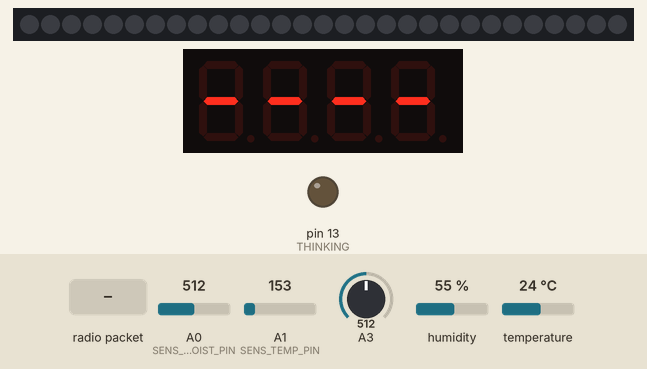
Simulated run of this sketch. Board: Arduino Uno, built with avr-gcc and run on an emulated ATmega328P. Shown: 29 RGB LEDs in strip order, left to right, 4-digit seven-segment display, output pins drawn as LEDs (lit = HIGH). Wiring (inferred from the names in the program): DHT11 sensor: data pin 4. Inputs (shaded band) come from the test bench; at power-on: A3 = 512, A0 (SENS_MOIST_PIN) = 512, A1 (SENS_TEMP_PIN) = 153, humidity 55 %, temperature 24 °C. No radio packets arrive unless stated; what the sketch prints to the serial monitor is not drawn.

Above: at 1.2 s.
1.3 s: radio packet "T" arrives
At 7.34 s:
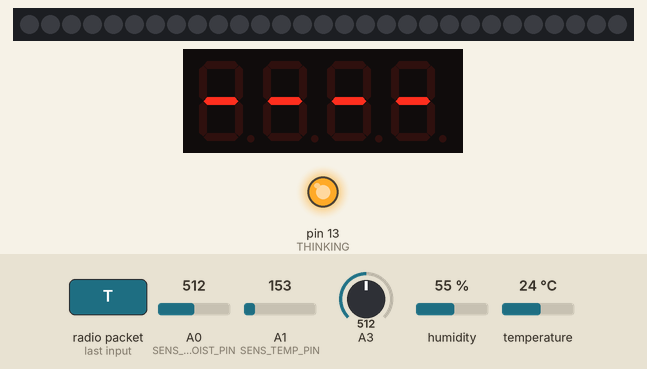
8.9 s: A3 set to 716
At 14.4 s:
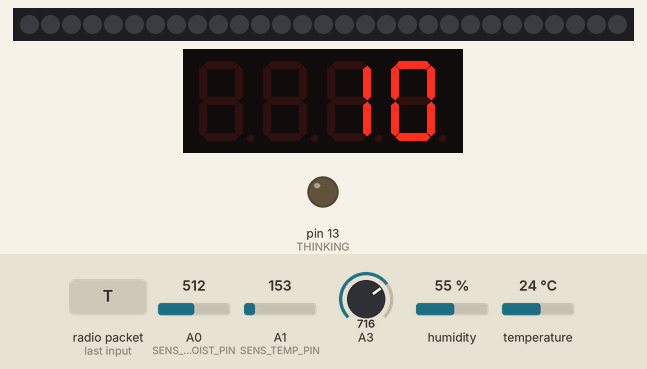
16.1 s: A3 set to 992
At 21.7 s:
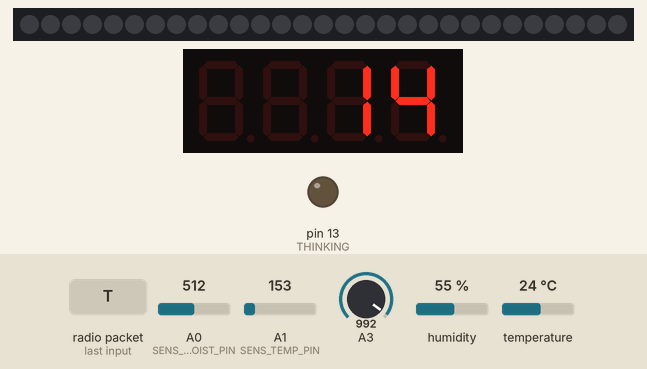
23.4 s: radio packet "S" arrives
At 29.0 s:
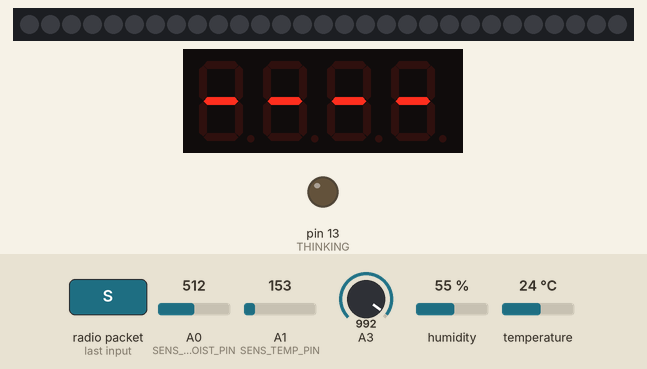
29.7 s: A3 set to 306
At 35.4 s:
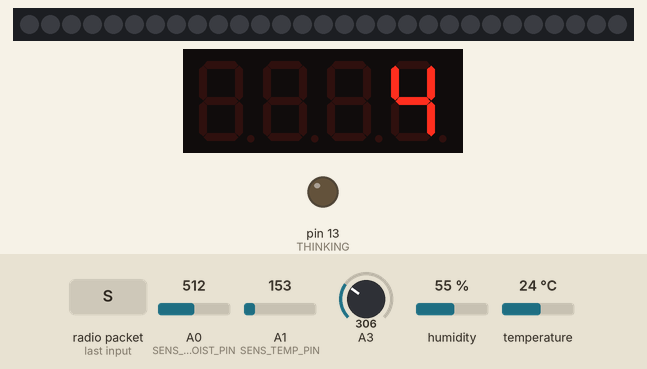
37.1 s: radio packet "L" arrives
At 42.6 s:
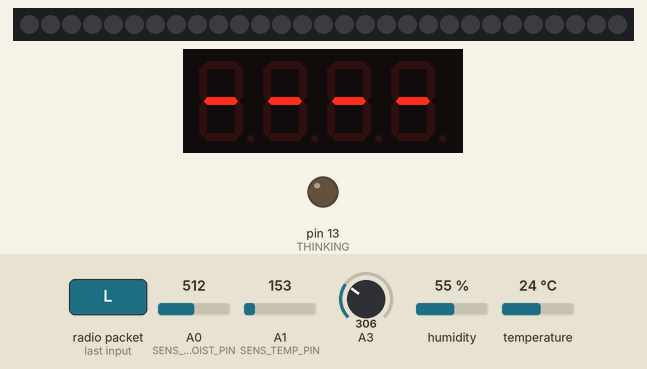
Timing chart, 0 to 44.1 s (numbered marks = the images above; inputs shaded):
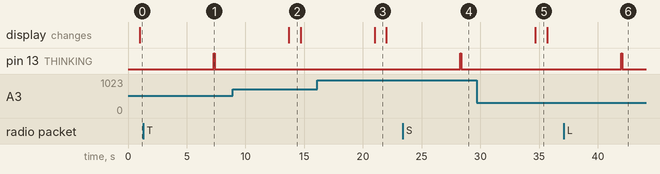

The sketch:

Remote_v3.ino
```cpp
// Include all of the other libraries needed
#include <RHReliableDatagram.h>
#include <RH_ASK.h>
#include <SPI.h>
#include <Time.h>
#include <Wire.h>
#include "DHT.h"
#include <Adafruit_NeoPixel.h>
#include "Adafruit_LEDBackpack.h"
#include "Adafruit_GFX.h"

// No Specific Device Settings
#define THINKING 13

// RadioHead Configuration Tx = 12 & Rx = 11
#define ADDR_ALL 255
#define ADDR_SVR 2
#define ADDR_ME 4
//  Tx PIN = 12
//  Rx PIN = 11
RH_ASK driver;
RHReliableDatagram manager(driver, ADDR_ME);

// Sesnor confiugration
#define DHTPIN 4
#define DHTTYPE DHT11
DHT dht(DHTPIN, DHTTYPE);
#define SENS_TEMP_PIN 1
#define SENS_MOIST_PIN 0
int varTempNow = 255;
int varTempLast = 255;
int varTempDiff = 255;

// LED Configuration
#define LED_PIN 6
#define LED_COUNT 29
Adafruit_NeoPixel strip = Adafruit_NeoPixel(LED_COUNT, LED_PIN, NEO_GRB + NEO_KHZ800);

// LED Backpack Setup
Adafruit_7segment matrix = Adafruit_7segment();

// Global Variables
uint8_t message[20];
uint8_t msgResp = 0;
uint8_t msgPlace = 0;
boolean msgSendRF = true;
uint8_t msgRespRF = 0;
uint8_t buf[RH_ASK_MAX_MESSAGE_LEN];
uint8_t brightness = 0;

void setup() {
  pinMode (THINKING, OUTPUT);
  digitalWrite(THINKING, true);
  Serial.begin(9600);
  //Serial.print(F("Free RAM = ")); Serial.println(freeRam());
  if (!manager.init()){
    Serial.println(F("RHDatagram Failed"));
  } else {
    Serial.println(F("RHDatagram Initialized"));
  }
  dht.begin();
  strip.begin();
  strip.show();
  matrix.begin(0x70);
  matrix.setBrightness(brightness);
  Serial.println(F("Starting Program"));
  digitalWrite(THINKING, false);
}

void loop(){
  recRF();
  for(uint8_t i=0; i>=20; i++){
    message[i] = 0;
  }
  if (map(analogRead(A3),0,1023,0,15) != brightness){
    matrix.print(map(analogRead(A3),0,1023,0,15));
    matrix.writeDisplay();
    brightness = map(analogRead(A3),0,1023,0,15);
    delay(1000);
  }
  if(timeStatus() == timeNotSet) {
    matrix.printError();
    matrix.writeDisplay();
  } else {
    matrix.setBrightness(map(analogRead(A3),0,1023,0,15));
    matrix.print((hourFormat12()*100)+minute());
    if ((second() & 0x01) == 0) {
      matrix.drawColon(true);
    } else {
      matrix.drawColon(false);
    }
    matrix.writeDisplay();
  }

  Serial.print("Humidity: ");
  Serial.print(objHumid());
  Serial.print(" %\t");
  Serial.print("Temperature: (DHT)=");
  Serial.print(dht.readTemperature(true));
  Serial.print(" TMP36=");
  Serial.print(analogRead(SENS_TEMP_PIN) * 0.48828125);
  Serial.print(" OBJ=");
  Serial.print(objTemp());
  Serial.print(" \t");
  Serial.print("Moisture: OBJ=");
  Serial.print(objMoist());
  Serial.print(" RAW=");
  Serial.print(analogRead(SENS_MOIST_PIN));
  Serial.println();

  delay(6000);
}

void recRF(){
  if (manager.available()) {
    digitalWrite(THINKING, true);
    uint8_t len = sizeof(buf);
    uint8_t from;
    if (manager.recvfromAck(buf, &len, &from)){
      Serial.println((char*)buf);
      Serial.println(buf[3]);
      //  Message = Set the time
      if((buf[0] == 1) and (buf[2] == 'T') and (buf[7] == 4)){
        Serial.println(F("Setting Time = "));
        uint32_t x;
        x = (((uint32_t)buf[3] << 24)
          + ((uint32_t)buf[4] << 16)
          + ((uint32_t)buf[5] << 8)
          + ((uint32_t)buf[6]));
        Serial.println(x);
        setTime(x);
        printTime();
      //  Message = Sensor request for Temp sensor
      } else if((buf[0] == 1) and (buf[2] == 'S') and(buf[3] == 2) and (buf[4] == 4)){
        Serial.print(F("Getting Temp = "));
        Serial.println(objTemp());
        message[1] = objTemp();
      //  Message = LED setting for individual pixel
      } else if((buf[0] == 1) and (buf[2] == 'L') and (buf[3] == 'I') and (buf[8] == 4)){
        strip.setPixelColor(buf[4],buf[5],buf[6],buf[7]);
        strip.show();
        message[1] = 240;
      //  Message = LED for entire string
      } else if((buf[0] == 1) and (buf[2] == 'L') and (buf[3] == 'S') and (buf[7] == 4)){
        for(uint8_t i=0; i <LED_COUNT; i++){
          strip.setPixelColor(i, buf[4],buf[5],buf[6]);
        }
        strip.show();
        message[1] = 240;
      //  Message = LED set a program - Not really in use yet
      } else if((buf[0] == 1) and (buf[2] == 'L') and (buf[3] == 'P') and (buf[5] == 4)){
        Serial.println("Preset LED Program");
        message[1] = 240;
      } else {
      //  Catch all for bad messages
        message[1] = 255;
      }
      message[0] = 1;
      message[2] = 4;
      manager.sendtoWait(message, sizeof(message), from);
    } else {
      Serial.println(F("ACK Failed"));
    }
  }
  digitalWrite(THINKING, false);
}

uint8_t objDry(){
  return 0;
}
float objTemp(){
  float t = dht.readTemperature(true);
  if (isnan(t)) {
    Serial.println("Failed to read from DHT sensor!");
    return 255;
  } else {
    return t;
  }
//  return analogRead(SENS_TEMP_PIN) * 0.48828125;
}
uint8_t objHumid(){
  float h = dht.readHumidity();
  if (isnan(h)){
    Serial.println("Failed to read from DHT sensor!");
    return 255;
  } else {
    return h;
  }
}
uint16_t objMoist(){
  return analogRead(SENS_MOIST_PIN);
}

void displayTime(){
  if(timeStatus() == timeNotSet) {
    matrix.printError();
    matrix.writeDisplay();
  } else {
    matrix.print((hourFormat12()*100)+minute());
    matrix.drawColon(true);
    matrix.writeDisplay();
  }

}

void printTime(){
  Serial.print(dayStr(weekday()));
  Serial.print(" ");
  Serial.print(monthStr(month()));
  Serial.print(" ");
  Serial.print(day());
  Serial.print(" ");
  Serial.print(year());
  Serial.print(" ");
  Serial.print(hour());
  Serial.print(":");
  Serial.print(minute());
  Serial.print(":");
  Serial.print(second());
  Serial.print("   Epoch(");
  Serial.print(now());
  Serial.println(")");
}

int freeRam(){
  extern int __heap_start, *__brkval;
  int v;
  return (int) &v - (__brkval == 0 ? (int) &__heap_start : (int) __brkval);
}
```

Measured:
- after the input at 1.3 s, pin 13 (THINKING): LOW → HIGH after 6.0 s, → LOW 0.10 s later
- after the input at 8.9 s, the display: changes after 4.8 s (image 2)
- after the input at 16.1 s, the display: changes after 4.9 s (image 3)
- after the input at 23.4 s, pin 13 (THINKING): LOW → HIGH after 4.9 s, → LOW 0.10 s later
- after the input at 29.7 s, the display: changes after 5.0 s (image 5)
- after the input at 37.1 s, pin 13 (THINKING): LOW → HIGH after 4.9 s, → LOW 0.10 s later
- what the display in image 2 shows lasts 1.0 s, from 13.7 s to 14.7 s
